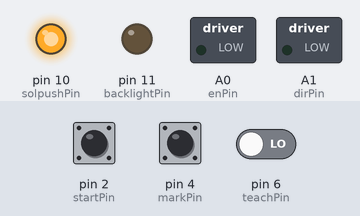
The sketch below on a simulated Arduino Uno, built with avr-gcc and run on an emulated ATmega328P. On the bench: switched loads named in the sketch (green lamp = pin HIGH), output pins drawn as LEDs (lit = HIGH). The test bench sets the inputs (shaded band); at power-on: pin 6 (teachPin) LOW, pin 2 (startPin) LOW, pin 4 (markPin) HIGH. Pins used as bus, display or sensor lines are not drawn.

Above: at 0.1 s.
At 7.9 s:
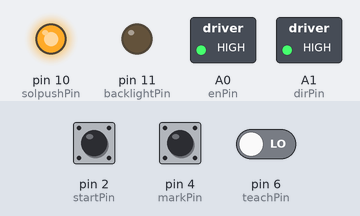
8.0 s: pin 6 (teachPin) driven HIGH
At 12.1 s:
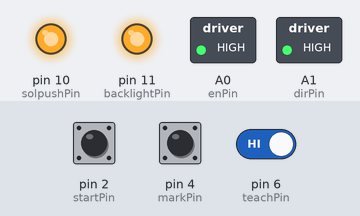
Timing chart, 0 to 13.6 s (numbered marks = the images above; inputs shaded):
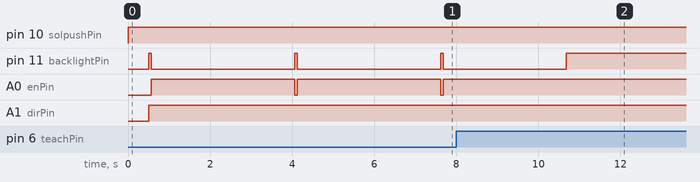

The sketch:

20200228_Mark_Eye_rev0.ino
```cpp
// 마크 검출 최종수정일 2020-02-28
// DRV8825 : motor_delay max : 800
// DRV8834 : motor_delay max : 200 (1/4 step)

const int dirPin = A1;      // 모터 회전 방향 출력 (5V)
const int stepperPin = A2;  // 모터 회전 펄스 출력 (5V)
const int enPin = A0;       // 모터 기동 준비 출력 (5V)
const int CCW = 0;
const int CW = 1;

const int motor_delay = 50; // 회전속도 (작을수록 빨리회전)

int Accel = 400; // 가속 속도
int Decel = 200; // 감속 속도

const int markPin = 4;  // 마크 검출 입력 단자 (24V)
int markState = 0;
const int startPin = 2;  // 작업 시작 입력 단자 (24V)
int startState = 0;
const int teachPin = 6;  // 마크 티칭 입력 단자 (24V)
int teachState = 0;

const int solpushPin = 10;  // 푸쉬 솔 출력 단자 (24V)
int solpushState = 0;
const int backlightPin = 11;  // 백 라이트 입력 단자 (24V)
int backlightState = 0;

void setup()
{
    pinMode(dirPin, OUTPUT);        // 5V
    pinMode(stepperPin, OUTPUT);
    pinMode(enPin, OUTPUT);

    pinMode(markPin, INPUT);    //24V
    pinMode(startPin, INPUT);
    pinMode(teachPin, INPUT);

    pinMode(solpushPin, OUTPUT);        // 24V
    pinMode(backlightPin, OUTPUT);
}

void step(boolean dir, int steps)
{
    digitalWrite(dirPin, dir);
    delayMicroseconds(20);
    /*for (int i = Accel; i > 0; i--)
    {
      digitalWrite(stepperPin, HIGH);
      delayMicroseconds(motor_delay + i);
      digitalWrite(stepperPin, LOW);
      delayMicroseconds(motor_delay + i);
    }
    for (int i = 0; i < steps; i++)
    {
      digitalWrite(stepperPin, HIGH);
      delayMicroseconds(motor_delay);
      digitalWrite(stepperPin, LOW);
      delayMicroseconds(motor_delay);
    }*/
    for (int i = 0; i < Decel; i++)
    {
      digitalWrite(stepperPin, HIGH);
      delayMicroseconds(motor_delay + i);
      digitalWrite(stepperPin, LOW);
      delayMicroseconds(motor_delay + i);
    }
}

void loop()
{
  startState = digitalRead (startPin); // 작업 시작 유무 판단
  teachState = digitalRead (teachPin); // 마크센서 티칭 유무 판단

  if (teachState == HIGH )  //마크센서 티칭 중이면
  {
    digitalWrite (backlightPin, HIGH);   // 백 라이트 ON
    digitalWrite (solpushPin, HIGH);     // 푸쉬 솔 전진
    delay(15000);                        // 15초 동안 티칭 (티칭시간)
    digitalWrite (solpushPin, LOW);      // 푸쉬 솔 후진
    digitalWrite (backlightPin, LOW);    // 백 라이트 OFF
  };

  if (startState == HIGH )
  {
    digitalWrite(enPin, HIGH); // 모터 기동준비 해재 (EN 신호가 HIGH면 모터드라이버는 기동준비 안된걸로 판단!!)
    markState = digitalRead (markPin);
    teachState = digitalRead (teachPin);
    digitalWrite(solpushPin, LOW); // 푸쉬 솔 작동 (LOW : 후진)


  } else {
      digitalWrite(solpushPin, HIGH); // 푸쉬 솔 작동 (HIGH : 전진)
      delay (500);                    // 푸쉬 솔 전진 완료 대기 (0.5초)

      while (markState == LOW) // 마크 검출 시작
        {
        digitalWrite (backlightPin, HIGH); //검출 전까지 백라이트 ON
        digitalWrite(dirPin, CW); // 모터 회전 방향 결정 (CW : 역회전)
        digitalWrite(enPin, LOW);
        digitalWrite(stepperPin, HIGH);
        delayMicroseconds(motor_delay);
        digitalWrite(stepperPin, LOW);
        delayMicroseconds(motor_delay); // 모터 회전 속도
        markState = digitalRead (markPin); // 스탭마다 마크 검출유무 판정
        }

        digitalWrite(enPin, LOW);
        step(CW, 1);
        delayMicroseconds(100);
        digitalWrite(enPin, HIGH);
        digitalWrite (backlightPin, LOW); // 검출 후 백라이트 OFF
        delay(3000);  // 작업시간
      };
     // digitalWrite(solpushPin, LOW); // 푸쉬 솔 작동 (LOW : 후진)
     markState = 0;
     teachState = 0;
     solpushState = 0;

  // digitalWrite(enPin, LOW);
  // step(CW, 6400);
  // digitalWrite(enPin, HIGH);
  // delay(2000);
}
```

Measured:
- after the input at 8.0 s, A0 (enPin): stops changing and stays HIGH
- by itself, A0 (enPin): alternates HIGH for 3.5 s and LOW for 0.06 s
